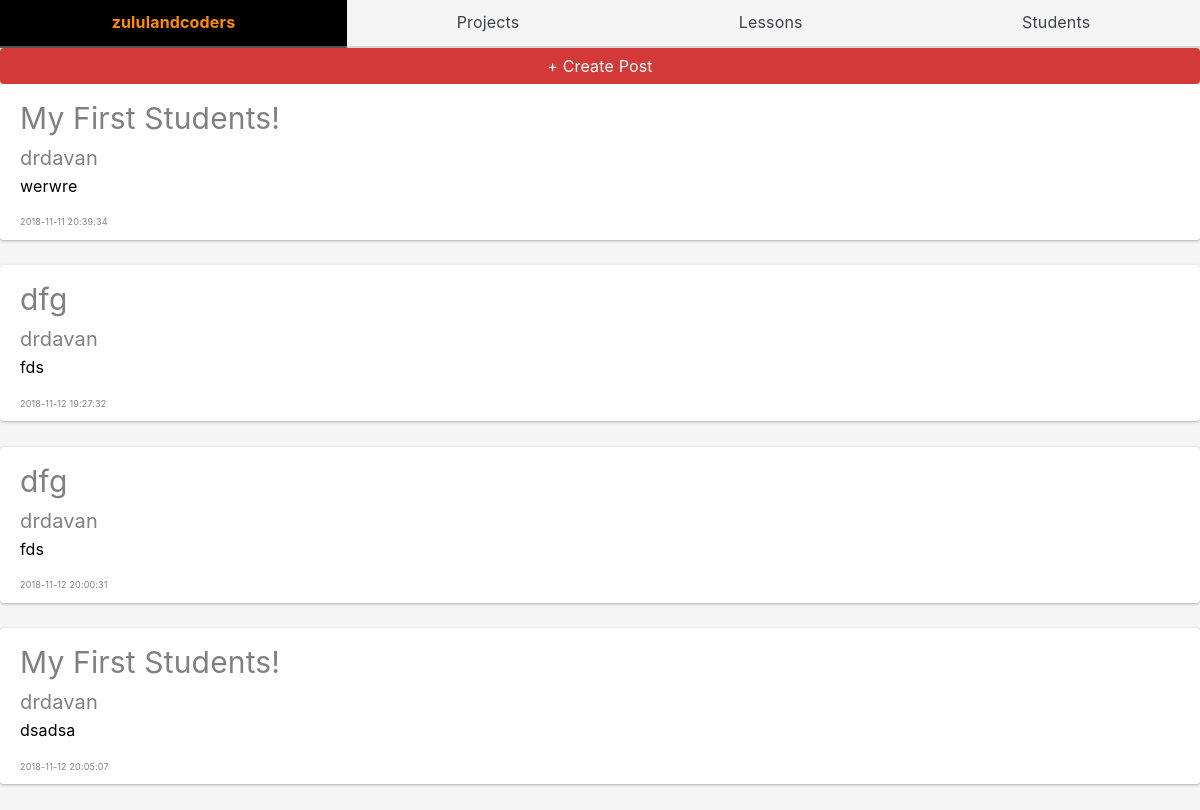
The page / on the database its author committed.
### tables this page shows
CREATE TABLE posts( 
  postdate VARCHAR(50), 
  posttitle TEXT, 
  postbody TEXT,
   username VARCHAR(50),
             foreign key (username) REFERENCES users(username)
             );

### getposts.php (the view)
<?php
include 'db.php';
$sql="select * from posts";
$stmt=$db->query($sql);
while($row=$stmt->fetchArray()){
    echo "<div class= 'card'>";
    echo "<div class='title-big'>{$row['posttitle']}</div>";
    echo "<div class='title-medium'>{$row['username']}</div>";
    echo "<p>{$row['postbody']}</p>";
    echo "<p class='pdate'> {$row['postdate']}</p>";
    echo "</div>";
    echo "<br>";
}

### index.php (shortened to what this page needs)
<!DOCTYPE html PUBLIC "-//W3C//DTD XHTML 1.0 Transitional//EN" "http://www.w3.org/TR/xhtml1/DTD/xhtml1-transitional.dtd">
<html xmlns="http://www.w3.org/1999/xhtml">
<head>
  <link rel="stylesheet" href="./css/chota.css">
  <link rel="stylesheet" href="./css/style.css">
</head>
<body>
  <div class="tabs is-full-width">
      <a id="zlc" >zululandcoders</a>
      <a href="./projects">Projects</a>
      <a href="./lessons">Lessons</a>
      <a href="./students">Students</a>
 </div>
 <a id="create-post" class="button error is-full-width" href="new-post.html">+ Create Post</a>
 <?php
 include 'getposts.php'
 ?>
</body>
</html>

### css/chota.css (style rules this page uses)
:root { --color-primary: #1a9f60; --color-lightGrey: #d2d6dd; --color-grey: #7e818b; --color-darkGrey: #3f4144; --color-error: #d43939; --color-success: #28bd14; --grid-maxWidth: 120rem; --grid-gutter: 2rem; --font-size: 1.6rem; --font-family: -apple-system, BlinkMacSystemFont, Avenir, "Avenir Next", "Segoe UI", "Roboto", "Oxygen", "Ubuntu", "Cantarell", "Fira Sans", "Droid Sans", "Helvetica Neue", sans-serif; }
* { -webkit-box-sizing: border-box; box-sizing: border-box; }
html { font-size: 62.5%; line-height: 1.15; -ms-text-size-adjust: 100%; -webkit-text-size-adjust: 100%; }
body { letter-spacing: 0.01em; line-height: 1.6; font-size: var(--font-size); font-weight: 400; font-family: "Segoe UI", "Helvetica Neue", sans-serif; font-family: var(--font-family); margin: 0; padding: 0; }
a { color: var(--color-primary); text-decoration: none; }
p { margin-top: 0; }
.button, [type="button"], [type="reset"], [type="submit"], button { padding: 1rem 2.5rem; color: var(--color-darkGrey); background: var(--color-lightGrey); border-radius: 4px; border: none; font-size: var(--font-size); line-height: 1; text-align: center; -webkit-transition: opacity 0.2s ease; transition: opacity 0.2s ease; text-decoration: none; -webkit-transform: scale(1); transform: scale(1); display: inline-block; }
.button.primary, .button.secondary, .button.dark, .button.error, .button.success, [type="submit"] { color: #fff; background-color: #000; background-color: var(--color-primary); }
.button.error { background-color: var(--color-error); }
::placeholder { color: #bdbfc4; }
.card { padding: 1rem 2rem; border-radius: 4px; -webkit-box-shadow: 0 1px 3px rgba(0, 0, 0, 0.3); box-shadow: 0 1px 3px rgba(0, 0, 0, 0.3); }
.card p:last-child { margin: 0; }
.tabs { display: -webkit-box; display: -ms-flexbox; display: flex; }
.tabs a { text-decoration: none; }
.tabs > a { padding: 1rem 0.8rem; -webkit-box-flex: 0; -ms-flex: 0 1 auto; flex: 1 1 auto; color: var(--color-darkGrey); border-bottom: 2px solid var(--color-lightGrey); text-align: center; }
.is-full-width { width: 100%; }

### css/style.css (style rules this page uses)
body { background-color: whitesmoke }
.card { background-color: white }
#zlc { color: darkorange; background-color: black; font-weight: bold; padding-left: 1rem; padding-right: 1rem; }
.title-big { font-size: 3rem;color:gray; }
.title-medium { font-size: 2rem; color:gray;border-bottom: lightgray 1px }
.pdate { color: gray; font-size: 0.9rem }

### rows shown on the page
posts: posttitle "My First Students!", username "drdavan", postbody "werwre", postdate "2018-11-11 20:39:34"
posts: posttitle "dfg", username "drdavan", postbody "fds", postdate "2018-11-12 19:27:32"
posts: posttitle "dfg", username "drdavan", postbody "fds", postdate "2018-11-12 20:00:31"
posts: posttitle "My First Students!", username "drdavan", postbody "dsadsa", postdate "2018-11-12 20:05:07"
